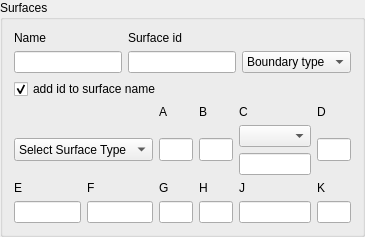
             <widget class="QGroupBox" name="groupBox_5">
              <property name="sizePolicy">
               <sizepolicy hsizetype="Ignored" vsizetype="Preferred">
                <horstretch>0</horstretch>
                <verstretch>0</verstretch>
               </sizepolicy>
              </property>
              <property name="minimumSize">
               <size>
                <width>0</width>
                <height>0</height>
               </size>
              </property>
              <property name="maximumSize">
               <size>
                <width>580</width>
                <height>16777215</height>
               </size>
              </property>
              <property name="title">
               <string>Surfaces</string>
              </property>
              <layout class="QGridLayout" name="gridLayout_15">
               <item row="0" column="0">
                <layout class="QGridLayout" name="gridLayout_6">
                 <item row="0" column="0">
                  <widget class="QLabel" name="label_11">
                   <property name="text">
                    <string>Name</string>
                   </property>
                  </widget>
                 </item>
                 <item row="0" column="1">
                  <widget class="QLabel" name="label_12">
                   <property name="text">
                    <string>Surface id</string>
                   </property>
                  </widget>
                 </item>
                 <item row="1" column="0">
                  <widget class="QLineEdit" name="lineEdit_11">
                   <property name="maximumSize">
                    <size>
                     <width>16777215</width>
                     <height>23</height>
                    </size>
                   </property>
                  </widget>
                 </item>
                 <item row="1" column="1">
                  <widget class="QLineEdit" name="lineEdit_12">
                   <property name="maximumSize">
                    <size>
                     <width>16777215</width>
                     <height>23</height>
                    </size>
                   </property>
                  </widget>
                 </item>
                 <item row="1" column="2">
                  <widget class="QComboBox" name="comboBox_2">
                   <property name="maximumSize">
                    <size>
                     <width>16777215</width>
                     <height>23</height>
                    </size>
                   </property>
                   <item>
                    <property name="text">
                     <string>Boundary type</string>
                    </property>
                   </item>
                   <item>
                    <property name="text">
                     <string>transmission</string>
                    </property>
                   </item>
                   <item>
                    <property name="text">
                     <string>vacuum</string>
                    </property>
                   </item>
                   <item>
                    <property name="text">
                     <string>reflective</string>
                    </property>
                   </item>
                   <item>
                    <property name="text">
                     <string>white</string>
                    </property>
                   </item>
                  </widget>
                 </item>
                 <item row="2" column="0" colspan="2">
                  <widget class="QCheckBox" name="add_surf_id_CB">
                   <property name="text">
                    <string>add id to surface name</string>
                   </property>
                   <property name="checked">
                    <bool>true</bool>
                   </property>
                  </widget>
                 </item>
                </layout>
               </item>
               <item row="1" column="0">
                <layout class="QGridLayout" name="gridLayout">
                 <item row="0" column="2" colspan="2">
                  <layout class="QGridLayout" name="gridLayout_29">
                   <item row="0" column="0">
                    <widget class="QLabel" name="label">
                     <property name="text">
                      <string>A</string>
                     </property>
                    </widget>
                   </item>
                   <item row="0" column="1">
                    <widget class="QLabel" name="label_2">
                     <property name="text">
                      <string>B</string>
                     </property>
                    </widget>
                   </item>
                  </layout>
                 </item>
                 <item row="0" column="4">
                  <widget class="QLabel" name="label_3">
                   <property name="text">
                    <string>C</string>
                   </property>
                  </widget>
                 </item>
                 <item row="0" column="5">
                  <widget class="QLabel" name="label_4">
                   <property name="text">
                    <string>D</string>
                   </property>
                  </widget>
                 </item>
                 <item row="1" column="0" colspan="2">
                  <widget class="QComboBox" name="comboBox">
                   <property name="maximumSize">
                    <size>
                     <width>16777215</width>
                     <height>23</height>
                    </size>
                   </property>
                   <item>
                    <property name="text">
                     <string>Select Surface Type</string>
                    </property>
                   </item>
                   <item>
                    <property name="text">
                     <string>openmc.Plane</string>
                    </property>
                   </item>
                   <item>
                    <property name="text">
                     <string>openmc.XPlane</string>
                    </property>
                   </item>
                   <item>
                    <property name="text">
                     <string>openmc.YPlane</string>
                    </property>
                   </item>
                   <item>
                    <property name="text">
                     <string>openmc.ZPlane</string>
                    </property>
                   </item>
                   <item>
                    <property name="text">
                     <string>openmc.Sphere</string>
                    </property>
                   </item>
                   <item>
                    <property name="text">
                     <string>openmc.XCylinder</string>
                    </property>
                   </item>
                   <item>
                    <property name="text">
                     <string>openmc.YCylinder</string>
                    </property>
                   </item>
                   <item>
                    <property name="text">
                     <string>openmc.ZCylinder</string>
                    </property>
                   </item>
                   <item>
                    <property name="text">
                     <string>openmc.Cone</string>
                    </property>
                   </item>
                   <item>
                    <property name="text">
                     <string>openmc.XCone</string>
                    </property>
                   </item>
                   <item>
                    <property name="text">
                     <string>openmc.YCone</string>
                    </property>
                   </item>
                   <item>
                    <property name="text">
                     <string>openmc.ZCone</string>
                    </property>
                   </item>
                   <item>
                    <property name="text">
                     <string>openmc.Quadric</string>
                    </property>
                   </item>
                   <item>
                    <property name="text">
                     <string>openmc.XTorus</string>
                    </property>
                   </item>
                   <item>
                    <property name="text">
                     <string>openmc.YTorus</string>
                    </property>
                   </item>
                   <item>
                    <property name="text">
                     <string>openmc.ZTorus</string>
                    </property>
                   </item>
                   <item>
                    <property name="text">
                     <string>hexagonal_prism</string>
                    </property>
                   </item>
                   <item>
                    <property name="text">
                     <string>rectangular_prism</string>
                    </property>
                   </item>
                  </widget>
                 </item>
                 <item row="1" column="2">
                  <widget class="QLineEdit" name="lineEdit">
                   <property name="sizePolicy">
                    <sizepolicy hsizetype="Ignored" vsizetype="Preferred">
                     <horstretch>0</horstretch>
                     <verstretch>0</verstretch>
                    </sizepolicy>
                   </property>
                   <property name="maximumSize">
                    <size>
                     <width>16777215</width>
                     <height>23</height>
                    </size>
                   </property>
                  </widget>
                 </item>
                 <item row="1" column="3">
                  <widget class="QLineEdit" name="lineEdit_2">
                   <property name="sizePolicy">
                    <sizepolicy hsizetype="Ignored" vsizetype="Preferred">
                     <horstretch>0</horstretch>
                     <verstretch>0</verstretch>
                    </sizepolicy>
                   </property>
                   <property name="maximumSize">
                    <size>
                     <width>16777215</width>
                     <height>23</height>
                    </size>
                   </property>
                  </widget>
                 </item>
                 <item row="1" column="4">
                  <layout class="QVBoxLayout" name="verticalLayout_4">
                   <item>
                    <widget class="QComboBox" name="Orientation_CB"/>
                   </item>
                   <item>
                    <widget class="QLineEdit" name="lineEdit_3">
                     <property name="sizePolicy">
                      <sizepolicy hsizetype="Ignored" vsizetype="Preferred">
                       <horstretch>0</horstretch>
                       <verstretch>0</verstretch>
                      </sizepolicy>
                     </property>
                    </widget>
                   </item>
                  </layout>
                 </item>
                 <item row="1" column="5">
                  <widget class="QLineEdit" name="lineEdit_4">
                   <property name="sizePolicy">
                    <sizepolicy hsizetype="Ignored" vsizetype="Preferred">
                     <horstretch>0</horstretch>
                     <verstretch>0</verstretch>
                    </sizepolicy>
                   </property>
                   <property name="maximumSize">
                    <size>
                     <width>16777215</width>
                     <height>23</height>
                    </size>
                   </property>
                  </widget>
                 </item>
                 <item row="2" column="0">
                  <widget class="QLabel" name="label_5">
                   <property name="text">
                    <string>E</string>
                   </property>
                  </widget>
                 </item>
                 <item row="2" column="1">
                  <widget class="QLabel" name="label_6">
                   <property name="text">
                    <string>F</string>
                   </property>
                  </widget>
                 </item>
                 <item row="2" column="2">
                  <widget class="QLabel" name="label_7">
                   <property name="text">
                    <string>G</string>
                   </property>
                  </widget>
                 </item>
                 <item row="2" column="3">
                  <widget class="QLabel" name="label_8">
                   <property name="text">
                    <string>H</string>
                   </property>
                  </widget>
                 </item>
                 <item row="2" column="4">
                  <widget class="QLabel" name="label_9">
                   <property name="text">
                    <string>J</string>
                   </property>
                  </widget>
                 </item>
                 <item row="2" column="5">
                  <widget class="QLabel" name="label_10">
                   <property name="text">
                    <string>K</string>
                   </property>
                  </widget>
                 </item>
                 <item row="3" column="0">
                  <widget class="QLineEdit" name="lineEdit_5">
                   <property name="sizePolicy">
                    <sizepolicy hsizetype="Ignored" vsizetype="Preferred">
                     <horstretch>0</horstretch>
                     <verstretch>0</verstretch>
                    </sizepolicy>
                   </property>
                   <property name="maximumSize">
                    <size>
                     <width>16777215</width>
                     <height>23</height>
                    </size>
                   </property>
                  </widget>
                 </item>
                 <item row="3" column="1">
                  <widget class="QLineEdit" name="lineEdit_6">
                   <property name="sizePolicy">
                    <sizepolicy hsizetype="Ignored" vsizetype="Preferred">
                     <horstretch>0</horstretch>
                     <verstretch>0</verstretch>
                    </sizepolicy>
                   </property>
                   <property name="maximumSize">
                    <size>
                     <width>16777215</width>
                     <height>23</height>
                    </size>
                   </property>
                  </widget>
                 </item>
                 <item row="3" column="2">
                  <widget class="QLineEdit" name="lineEdit_7">
                   <property name="sizePolicy">
                    <sizepolicy hsizetype="Ignored" vsizetype="Preferred">
                     <horstretch>0</horstretch>
                     <verstretch>0</verstretch>
                    </sizepolicy>
                   </property>
                   <property name="maximumSize">
                    <size>
                     <width>16777215</width>
                     <height>23</height>
                    </size>
                   </property>
                  </widget>
                 </item>
                 <item row="3" column="3">
                  <widget class="QLineEdit" name="lineEdit_8">
                   <property name="sizePolicy">
                    <sizepolicy hsizetype="Ignored" vsizetype="Preferred">
                     <horstretch>0</horstretch>
                     <verstretch>0</verstretch>
                    </sizepolicy>
                   </property>
                   <property name="maximumSize">
                    <size>
                     <width>16777215</width>
                     <height>23</height>
                    </size>
                   </property>
                  </widget>
                 </item>
                 <item row="3" column="4">
                  <widget class="QLineEdit" name="lineEdit_9">
                   <property name="sizePolicy">
                    <sizepolicy hsizetype="Ignored" vsizetype="Preferred">
                     <horstretch>0</horstretch>
                     <verstretch>0</verstretch>
                    </sizepolicy>
                   </property>
                   <property name="maximumSize">
                    <size>
                     <width>16777215</width>
                     <height>23</height>
                    </size>
                   </property>
                  </widget>
                 </item>
                 <item row="3" column="5">
                  <widget class="QLineEdit" name="lineEdit_10">
                   <property name="sizePolicy">
                    <sizepolicy hsizetype="Ignored" vsizetype="Preferred">
                     <horstretch>0</horstretch>
                     <verstretch>0</verstretch>
                    </sizepolicy>
                   </property>
                   <property name="maximumSize">
                    <size>
                     <width>16777215</width>
                     <height>23</height>
                    </size>
                   </property>
                  </widget>
                 </item>
                </layout>
               </item>
              </layout>
             </widget>
